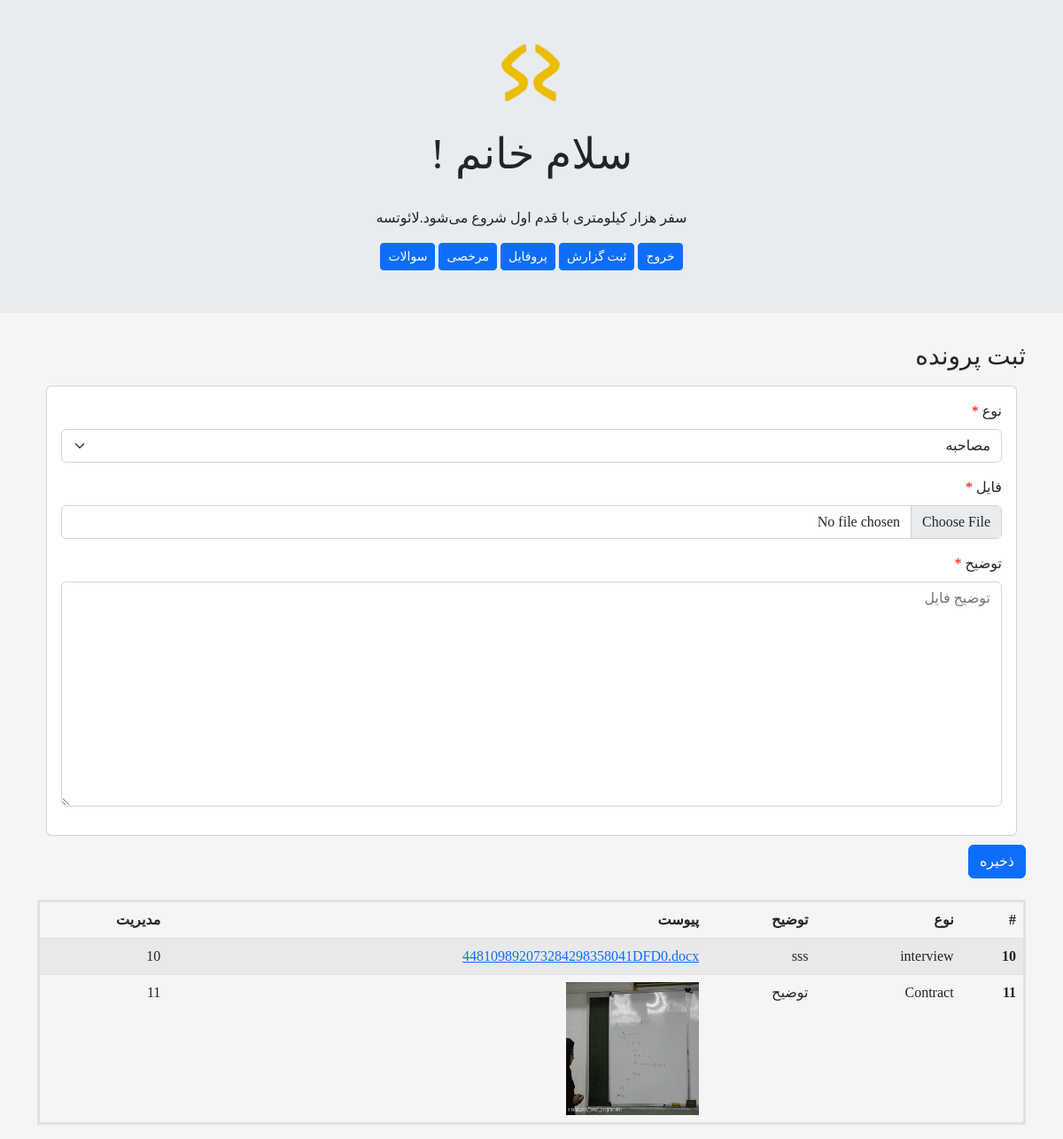
/archive.php, run on the app's committed database.
### tables this page shows
CREATE TABLE `archive` (
  `id` int(11) NOT NULL,
  `type` varchar(256) NOT NULL,
  `file_name` varchar(256) NOT NULL,
  `description` longtext NOT NULL
);

### archive.php (the view, shortened to what this page needs)
<?php
require "load.php";
require "header.php";
$files = get_archives();
?>
<!DOCTYPE html>
<html lang="en">
<head>
</head>
<body>
<main class="container">
    <h2 class="h3 mb-3 fw-normal">ثبت پرونده</h2>
    <div class="card" style="padding: 16px;margin: 10px">
        <form method="POST" enctype="multipart/form-data">
            <fieldset>
                <div class="mb-3">
                    <label class="form-label">نوع <font style="color: red">*</font> </label>
                    <select class="form-select" name="type">
                        <option value="interview">مصاحبه</option>
                    </select>
                </div>
                <div class="mb-3">
                    <label class="form-label">فایل <font style="color: red">*</font></label>
                    <input name="file" type="file" class="form-control" placeholder="نوع فایل">
                </div>
                <div class="mb-3">
                    <label class="form-label">توضیح <font style="color: red">*</font></label>
                    <textarea name="description" cols="150" rows="10" class="form-control"
                              placeholder="توضیح فایل"></textarea>
                </div>
            </fieldset>
    </div>
    <button name="submit_arc" type="submit" class="btn btn-primary mb-4">ذخیره</button>
    <table class="table table-striped" style="border-style: solid">
        <thead>
        <tr>
            <th scope="col">#</th>
            <th scope="col">نوع</th>
            <th scope="col">توضیح</th>
            <th scope="col">پیوست</th>
            <th scope="col">مدیریت</th>
        </tr>
        </thead>
        <tbody>
        <?php if (count($files) < 1) { ?>
            <div> داده ای برای نمایش وجود ندارد</div>
        <?php } else { ?>
            <?php foreach ($files as $file) { ?>
                <tr>
                    <th scope="row"><?= $file["id"] ?></th>
                    <td><?= $file["type"] ?></td>
                    <td><?= $file["description"] ?></td>
                    <td><a href="files/<?= $file["file_name"] ?>" target="_blank">
                            <?php if (str_ends_with($file["file_name"], ".jpg") ||
                                str_ends_with($file["file_name"], ".png") ||
                                str_ends_with($file["file_name"], ".bmp") ||
                                str_ends_with($file["file_name"], ".gif")) { ?>
                                <img src="files/<?= $file["file_name"] ?>" width="150" height="150">
                            <?php } else { ?>
                                <?= $file["file_name"] ?>
                            <?php } ?>
                        </a></td>
                    <td><?= $file["id"] ?></td>
                </tr>
            <?php }
        } ?>
        </tbody>
    </table>
</main>
</body>

### header.php (style rules this page uses)
* { box-sizing: border-box; }
body { font-family: "Vazirmatn"; background-color: #f5f5f5; }

### data on the page
archive: id "10", type "interview", description "sss", file_name "448109892073284298358041DFD0.docx"
archive: id "11", type "Contract", description "توضیح", file_name (picture)
